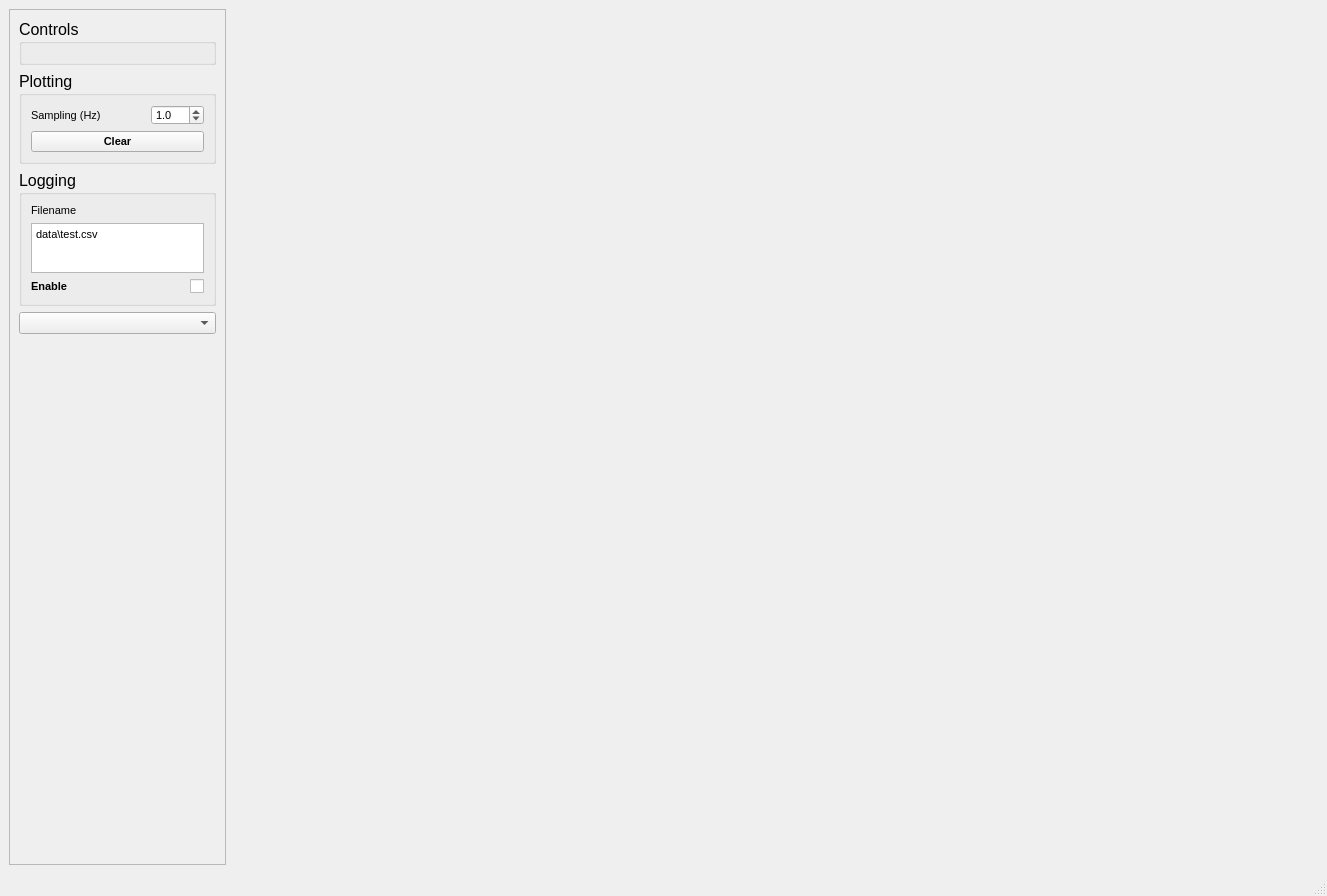
<?xml version="1.0" encoding="UTF-8"?>
<ui version="4.0">
 <class>MainWindow</class>
 <widget class="QMainWindow" name="MainWindow">
  <property name="geometry">
   <rect>
    <x>0</x>
    <y>0</y>
    <width>1327</width>
    <height>896</height>
   </rect>
  </property>
  <property name="windowTitle">
   <string>MainWindow</string>
  </property>
  <widget class="QWidget" name="centralwidget">
   <layout class="QHBoxLayout" name="horizontalLayout">
    <item>
     <widget class="QScrollArea" name="ControlArea">
      <property name="sizePolicy">
       <sizepolicy hsizetype="Expanding" vsizetype="Expanding">
        <horstretch>4</horstretch>
        <verstretch>0</verstretch>
       </sizepolicy>
      </property>
      <property name="widgetResizable">
       <bool>true</bool>
      </property>
      <widget class="QWidget" name="scrollAreaWidgetContents">
       <property name="geometry">
        <rect>
         <x>0</x>
         <y>0</y>
         <width>215</width>
         <height>833</height>
        </rect>
       </property>
       <layout class="QVBoxLayout" name="verticalLayout_7">
        <item>
         <widget class="QGroupBox" name="ControlBay">
          <property name="sizePolicy">
           <sizepolicy hsizetype="Preferred" vsizetype="Fixed">
            <horstretch>0</horstretch>
            <verstretch>1</verstretch>
           </sizepolicy>
          </property>
          <property name="font">
           <font>
            <pointsize>12</pointsize>
           </font>
          </property>
          <property name="title">
           <string>Controls</string>
          </property>
          <layout class="QVBoxLayout" name="verticalLayout_6"/>
         </widget>
        </item>
        <item>
         <widget class="QGroupBox" name="Plotting">
          <property name="sizePolicy">
           <sizepolicy hsizetype="Preferred" vsizetype="Fixed">
            <horstretch>0</horstretch>
            <verstretch>1</verstretch>
           </sizepolicy>
          </property>
          <property name="font">
           <font>
            <pointsize>12</pointsize>
           </font>
          </property>
          <property name="title">
           <string>Plotting</string>
          </property>
          <layout class="QVBoxLayout" name="verticalLayout_5">
           <item>
            <layout class="QVBoxLayout" name="verticalLayout_4">
             <item>
              <layout class="QHBoxLayout" name="horizontalLayout_3">
               <item>
                <widget class="QLabel" name="label_2">
                 <property name="font">
                  <font>
                   <pointsize>8</pointsize>
                  </font>
                 </property>
                 <property name="text">
                  <string>Sampling (Hz)</string>
                 </property>
                </widget>
               </item>
               <item>
                <widget class="QDoubleSpinBox" name="Sampling">
                 <property name="sizePolicy">
                  <sizepolicy hsizetype="Fixed" vsizetype="Fixed">
                   <horstretch>0</horstretch>
                   <verstretch>0</verstretch>
                  </sizepolicy>
                 </property>
                 <property name="maximumSize">
                  <size>
                   <width>53</width>
                   <height>20</height>
                  </size>
                 </property>
                 <property name="font">
                  <font>
                   <pointsize>8</pointsize>
                  </font>
                 </property>
                 <property name="decimals">
                  <number>1</number>
                 </property>
                 <property name="minimum">
                  <double>0.100000000000000</double>
                 </property>
                 <property name="singleStep">
                  <double>0.100000000000000</double>
                 </property>
                 <property name="value">
                  <double>1.000000000000000</double>
                 </property>
                </widget>
               </item>
              </layout>
             </item>
            </layout>
           </item>
           <item>
            <widget class="QPushButton" name="clear">
             <property name="font">
              <font>
               <pointsize>8</pointsize>
               <weight>75</weight>
               <bold>true</bold>
              </font>
             </property>
             <property name="text">
              <string>Clear</string>
             </property>
            </widget>
           </item>
          </layout>
         </widget>
        </item>
        <item>
         <widget class="QGroupBox" name="Logging">
          <property name="sizePolicy">
           <sizepolicy hsizetype="Preferred" vsizetype="Fixed">
            <horstretch>0</horstretch>
            <verstretch>1</verstretch>
           </sizepolicy>
          </property>
          <property name="font">
           <font>
            <pointsize>12</pointsize>
           </font>
          </property>
          <property name="title">
           <string>Logging</string>
          </property>
          <layout class="QVBoxLayout" name="verticalLayout_2">
           <item>
            <layout class="QVBoxLayout" name="verticalLayout">
             <item>
              <widget class="QLabel" name="label_3">
               <property name="font">
                <font>
                 <pointsize>8</pointsize>
                </font>
               </property>
               <property name="text">
                <string>Filename</string>
               </property>
              </widget>
             </item>
             <item>
              <widget class="QTextEdit" name="filename">
               <property name="sizePolicy">
                <sizepolicy hsizetype="Expanding" vsizetype="Maximum">
                 <horstretch>0</horstretch>
                 <verstretch>0</verstretch>
                </sizepolicy>
               </property>
               <property name="minimumSize">
                <size>
                 <width>0</width>
                 <height>50</height>
                </size>
               </property>
               <property name="maximumSize">
                <size>
                 <width>16777215</width>
                 <height>50</height>
                </size>
               </property>
               <property name="font">
                <font>
                 <pointsize>8</pointsize>
                </font>
               </property>
               <property name="html">
                <string>&lt;!DOCTYPE HTML PUBLIC &quot;-//W3C//DTD HTML 4.0//EN&quot; &quot;http://www.w3.org/TR/REC-html40/strict.dtd&quot;&gt;
&lt;html&gt;&lt;head&gt;&lt;meta name=&quot;qrichtext&quot; content=&quot;1&quot; /&gt;&lt;style type=&quot;text/css&quot;&gt;
p, li { white-space: pre-wrap; }
&lt;/style&gt;&lt;/head&gt;&lt;body style=&quot; font-family:'MS Shell Dlg 2'; font-size:8pt; font-weight:400; font-style:normal;&quot;&gt;
&lt;p style=&quot; margin-top:0px; margin-bottom:0px; margin-left:0px; margin-right:0px; -qt-block-indent:0; text-indent:0px;&quot;&gt;data\test.csv&lt;/p&gt;&lt;/body&gt;&lt;/html&gt;</string>
               </property>
              </widget>
             </item>
            </layout>
           </item>
           <item>
            <layout class="QHBoxLayout" name="horizontalLayout_5">
             <item>
              <widget class="QLabel" name="label_4">
               <property name="font">
                <font>
                 <pointsize>8</pointsize>
                 <weight>75</weight>
                 <bold>true</bold>
                </font>
               </property>
               <property name="text">
                <string>Enable</string>
               </property>
              </widget>
             </item>
             <item>
              <widget class="QCheckBox" name="LogEnable">
               <property name="font">
                <font>
                 <pointsize>8</pointsize>
                </font>
               </property>
               <property name="layoutDirection">
                <enum>Qt::RightToLeft</enum>
               </property>
               <property name="text">
                <string/>
               </property>
              </widget>
             </item>
            </layout>
           </item>
          </layout>
         </widget>
        </item>
        <item>
         <widget class="QComboBox" name="comboBox"/>
        </item>
        <item>
         <widget class="QLabel" name="label">
          <property name="sizePolicy">
           <sizepolicy hsizetype="Preferred" vsizetype="Expanding">
            <horstretch>0</horstretch>
            <verstretch>0</verstretch>
           </sizepolicy>
          </property>
          <property name="text">
           <string/>
          </property>
         </widget>
        </item>
       </layout>
      </widget>
     </widget>
    </item>
    <item>
     <widget class="QFrame" name="frame_3">
      <property name="sizePolicy">
       <sizepolicy hsizetype="Preferred" vsizetype="Preferred">
        <horstretch>20</horstretch>
        <verstretch>0</verstretch>
       </sizepolicy>
      </property>
      <property name="frameShape">
       <enum>QFrame::NoFrame</enum>
      </property>
      <property name="frameShadow">
       <enum>QFrame::Sunken</enum>
      </property>
      <property name="lineWidth">
       <number>0</number>
      </property>
      <property name="midLineWidth">
       <number>0</number>
      </property>
      <layout class="QVBoxLayout" name="verticalLayout_3">
       <property name="spacing">
        <number>0</number>
       </property>
       <property name="leftMargin">
        <number>0</number>
       </property>
       <property name="topMargin">
        <number>0</number>
       </property>
       <property name="rightMargin">
        <number>0</number>
       </property>
       <property name="bottomMargin">
        <number>0</number>
       </property>
       <item>
        <widget class="MplWidget" name="Mainplot" native="true">
         <property name="sizePolicy">
          <sizepolicy hsizetype="Preferred" vsizetype="Preferred">
           <horstretch>0</horstretch>
           <verstretch>39</verstretch>
          </sizepolicy>
         </property>
        </widget>
       </item>
      </layout>
     </widget>
    </item>
   </layout>
  </widget>
  <widget class="QMenuBar" name="menubar">
   <property name="geometry">
    <rect>
     <x>0</x>
     <y>0</y>
     <width>1327</width>
     <height>22</height>
    </rect>
   </property>
  </widget>
  <widget class="QStatusBar" name="statusbar"/>
 </widget>
 <customwidgets>
  <customwidget>
   <class>MplWidget</class>
   <extends>QWidget</extends>
   <header>CustomWidgets.mplwidget</header>
   <container>1</container>
  </customwidget>
 </customwidgets>
 <resources/>
 <connections>
  <connection>
   <sender>clear</sender>
   <signal>clicked()</signal>
   <receiver>MainWindow</receiver>
   <slot>eventHandler()</slot>
   <hints>
    <hint type="sourcelabel">
     <x>148</x>
     <y>163</y>
    </hint>
    <hint type="destinationlabel">
     <x>235</x>
     <y>29</y>
    </hint>
   </hints>
  </connection>
  <connection>
   <sender>Sampling</sender>
   <signal>valueChanged(double)</signal>
   <receiver>MainWindow</receiver>
   <slot>eventHandler()</slot>
   <hints>
    <hint type="sourcelabel">
     <x>185</x>
     <y>125</y>
    </hint>
    <hint type="destinationlabel">
     <x>232</x>
     <y>67</y>
    </hint>
   </hints>
  </connection>
  <connection>
   <sender>LogEnable</sender>
   <signal>clicked()</signal>
   <receiver>MainWindow</receiver>
   <slot>eventHandler()</slot>
   <hints>
    <hint type="sourcelabel">
     <x>204</x>
     <y>294</y>
    </hint>
    <hint type="destinationlabel">
     <x>231</x>
     <y>165</y>
    </hint>
   </hints>
  </connection>
 </connections>
 <slots>
  <slot>eventHandler()</slot>
 </slots>
</ui>
